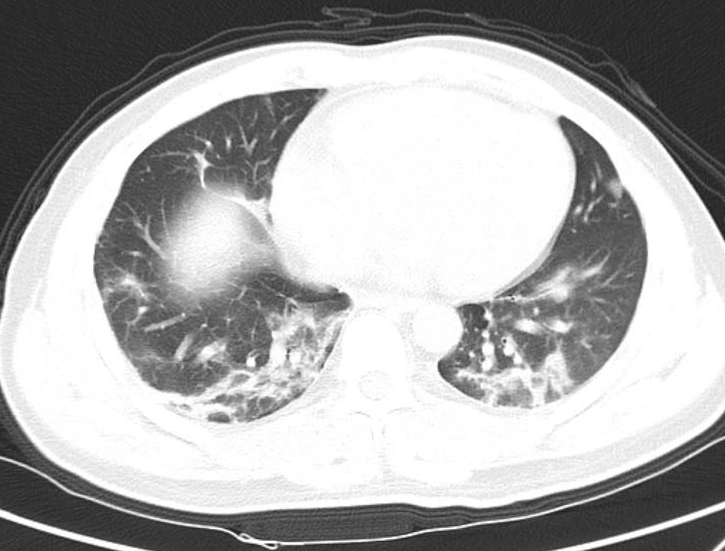
#> input picture pos-2.png, 725 x 551 px
$ jupyter execute Image-Pre_processing.ipynb
#> lines starting #> are read from the running program, lines starting #| are printed output that depends on the picture
[cell 1]
import numpy as np
import cv2
import matplotlib.pyplot as plt

img_path = "pos-2.png"
img = cv2.imread(img_path)
#> img is the input picture: shape (551, 725, 3); min 24, max 255, mean 173.6
plt.imshow(img)
plt.show()

[cell 2]
def low_pass_filter(img_path, kernel_size):
#> called with img_path = 'pos-2.png', kernel_size = 3
    img = cv2.imread(img_path)
    kernel = np.ones([kernel_size, kernel_size], dtype=int)
    kernel_sum = sum(kernel)
    kernel = kernel / kernel_sum
    img_rst = cv2.filter2D(img, -1, kernel)
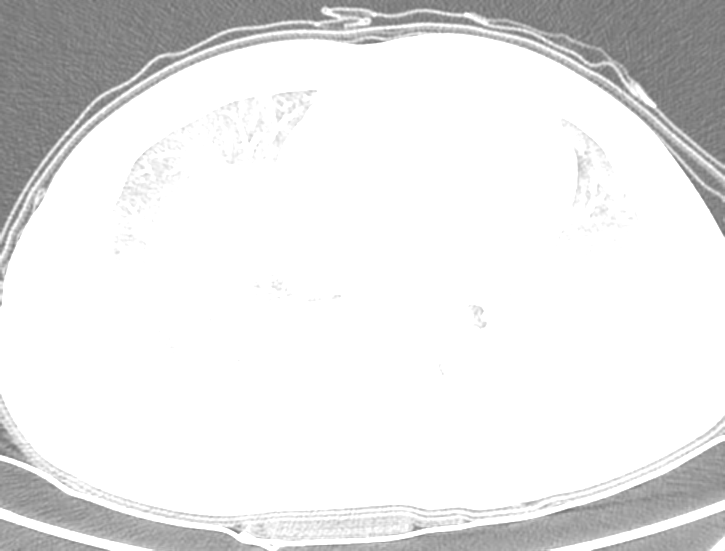
#> img_rst: shape (551, 725, 3); min 109, max 255, mean 231.1
    plt.imshow(img_rst)
    plt.show()
#     return img_rst

[cell 3]
low_pass_filter(img_path, 3)

[cell 4]
def averaging(img_path, kernel_size):
    img = cv2.imread(img_path)
    blur = cv2.blur(img,(kernel_size, kernel_size))
    plt.imshow(blur)
    plt.show()
#     return blur

[cell 5]
averaging(img_path, 1)

[cell 6]
def gaussian(img_path, kernelx, kernely):
#> called with img_path = 'pos-2.png', kernelx = 3, kernely = 3
    img = cv2.imread(img_path)
    blur = cv2.GaussianBlur(img, (kernelx, kernely), 0)
    plt.imshow(blur)
    plt.show()

[cell 7]
gaussian(img_path, 3, 3)

[cell 8]
# cv2.medianBlur() computes the median of all the pixels under the kernel
## window and the central pixel is replaced with this median value
def median(img_path, kernel):
#     The kernel size must be a positive odd integer.
#> called with img_path = 'pos-2.png', kernel = 3
    img = cv2.imread(img_path)
    blur = cv2.medianBlur(img, kernel)
    plt.imshow(blur)
    plt.show()

[cell 9]
median(img_path, 3)

[cell 10]
def bilateralFilter (img_path):
#> called with img_path = 'pos-2.png'
    img = cv2.imread(img_path)
    blur = cv2.bilateralFilter(img,9,75,75)
    plt.imshow(blur)
    plt.show()
